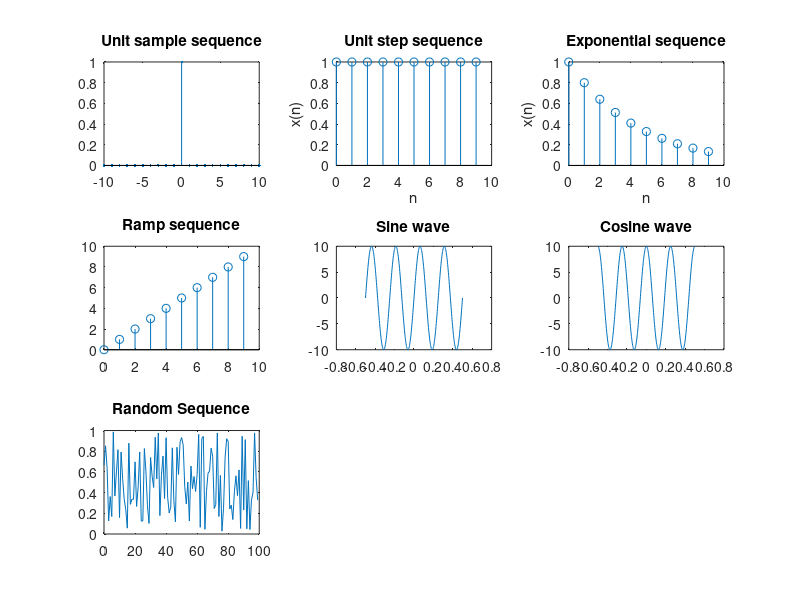

MATLAB code for this plot:
%%Unit sample sequence
N = 21;
unitSample = zeros(1,N);
unitSample(11) = 1;
n = -10:1:10;
subplot(3,3,1);
stem(n,unitSample,'.');
title('Unit sample sequence');


%%unit step
N = 10;
x = ones(1,N);
n = 0:1:N-1;
subplot(3,3,2);
stem(n,x);
xlabel('n');
ylabel('x(n)');
title('Unit step sequence');


%%Exponential sequence
x = 0.8.^(n);
n = 0:1:N-1;
subplot(3,3,3);
stem(n,x);
xlabel('n');
ylabel('x(n)');
title('Exponential sequence');

%%Ramp sequence
x = 7;
t = 0 : N-1;
subplot(3,3,4);
stem(t,t);
title('Ramp sequence');

%%Sine wave
tmin = -0.5;
tmax = 0.5;
t = linspace(tmin,tmax,400);
x = 10*sin(2*pi*4*t);
subplot(3,3,5);
plot(t,x);
title('Sine wave');

%%Cosine wave
tmin = -0.5;
tmax = 0.5;
t = linspace(tmin,tmax,400);
x = 10*cos(2*pi*4*t);
subplot(3,3,6);
plot(t,x);
title('Cosine wave');

%%Random sequence
N = 100;
x = rand(1,N);
n = 0:1:N-1;
subplot(3,3,7);
plot(n,x);
title('Random Sequence');

